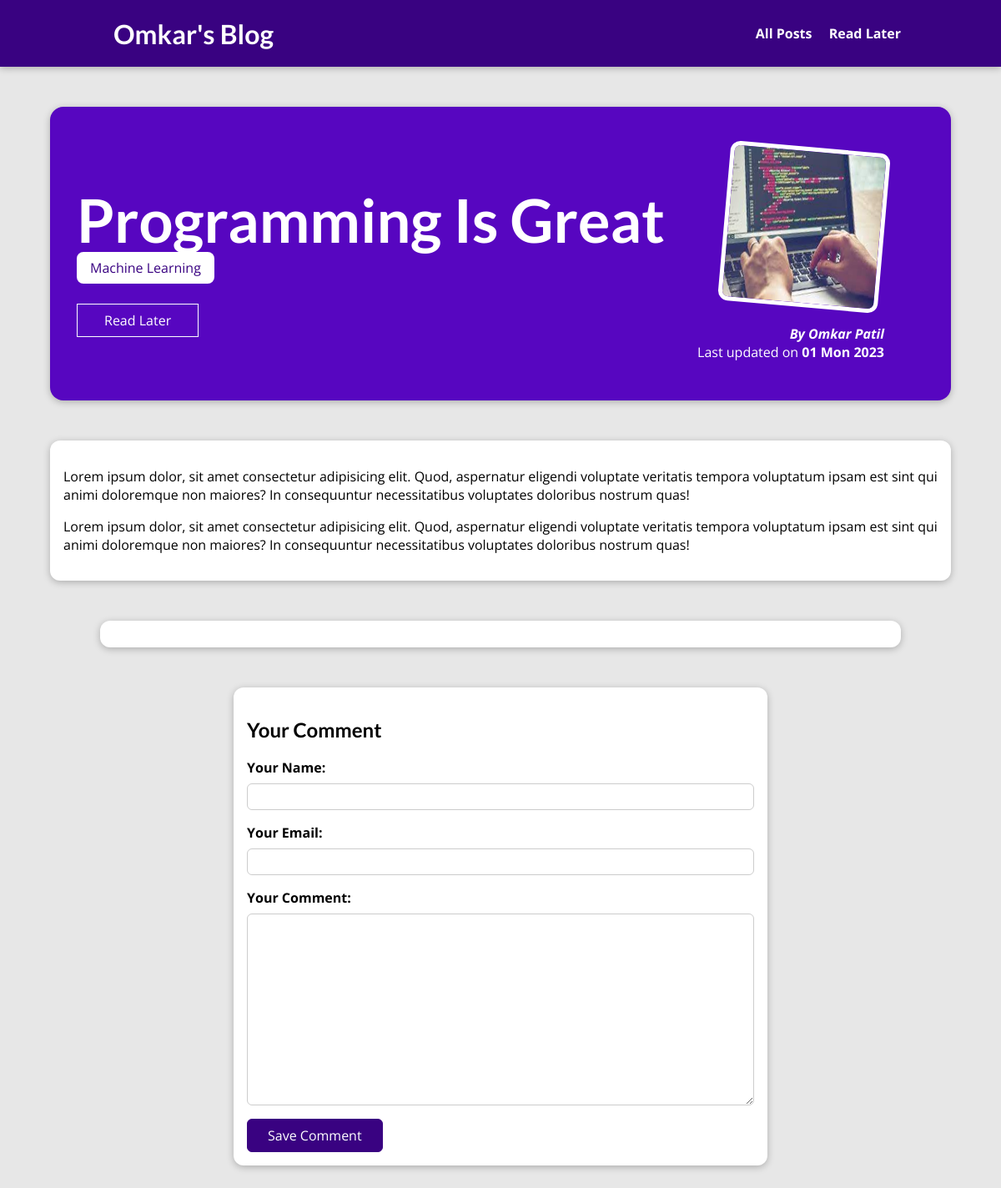
Page /posts/programming on the committed database.
### blog/models.py (models this page shows, shortened)
class Posts(models.Model):
    title = models.CharField(max_length=150)
    excerpt = models.CharField(max_length=200)
    image = models.ImageField(upload_to='posts', null=True)
    date = models.DateField(auto_now=True)
    slug = models.SlugField(unique=True, db_index=True)
    content = models.TextField(validators=[MinLengthValidator(10)])
    author = models.ForeignKey(
        Author, on_delete=models.SET_NULL, related_name='posts', null=True)
    tag = models.ManyToManyField(Tag)

class Tag(models.Model):
    caption = models.CharField(max_length=20)

class Author(models.Model):
    first_name = models.CharField(max_length=150)
    last_name = models.CharField(max_length=150)
    email_address = models.EmailField()
    def __str__(self):
        return f'{self.first_name} {self.last_name}'

### blog/views.py (the view, shortened to what this page needs)
# urls.py: path('posts/<slug:slug>', views.SinglePostView.as_view(),
class SinglePostView(View):
    def is_stored_post(self, request, post_id):
        stored_posts = request.session.get('stored_posts')
        if stored_posts is not None:
            is_saved_for_later = post_id in stored_posts
        else:
            is_saved_for_later = False
        return is_saved_for_later
    def get(self, request, slug):
        post = Posts.objects.get(slug=slug)
        context = {
            'post': post,
            'post_tags': post.tag.all(),
            'comment_form': CommentForm(),
            'comments': post.comments.all().order_by('-id'),
            'saved_for_later': self.is_stored_post(request, post.id)
        }
        return render(request, 'blog/post-detail.html', context)

### blog/forms.py
class CommentForm(forms.ModelForm):
    class Meta:
        model = Comment
        exclude = ['post']
        labels = {
            'user_name': 'Your Name',
            'user_email': 'Your Email',
            'text': 'Your Comment',
        }
        error_messages = {
            'user_name': {
                'required': 'Your name must not be empty',
                'max_length': 'Please enter shorter length'
            }
        }

### blog/templates/blog/post-detail.html (shortened to what this page needs)
{% extends 'base.html' %}
{% load static %}
{% block css_files %}
 <link rel="stylesheet" href="{% static 'blog/post-detail.css' %}" />
{% endblock %}
{% block content %}
 <section id="summary">
  <h2>{{post.title}}</h2>
  <div>
    {% for tag in post_tags %}
      <span class="tag">{{ tag.caption }}</span>
    {% endfor %}
  </div>
<div id="read-later">
  <form action="{% url 'read-later'%}" method="POST">
    <button>
      {% if saved_for_later %}
        Remove from 'Read Later' list
      {% else %}
        Read Later
      {% endif %}
    </button>
  </form>
</div>
  <article>
    <img src="{{ post.image.url }}" alt="{{post.title}}" />
    <address>By <a href='mailto:{{ post.author.email_address }}'>{{post.author}}</a></address>
    <div>
      Last updated on <time>{{post.date| date:'d D Y'}}</time>
    </div>
  </article>
 </section>
 <main>
  <p>
    {{post.content|linebreaks}}
  </p>
 </main>
 <section id="comments">
 </section>
 <section id="comment-form">
  <h2>Your Comment</h2>
  <form action="{% url 'post-detail-page' post.slug %}" method="POST" >
    {% for form_field in comment_form %}
      <div class="form-control {% if form_field.errors %}invalid{% endif %}">
        {{ form_field.label_tag }}
        {{ form_field}}
      </div>
    {% endfor %}
    <button>Save Comment</button>
  </form>
 </section>
{% endblock %}

### static/styles.css (style rules this page uses)
* { box-sizing: border-box; }
html { font-family: 'Open Sans', 'Lato', sans-serif; }
body { margin: 0; }
h1, h2, h3 { font-family: 'Lato', sans-serif; font-weight: bold; }

### blog/static/blog/post-detail.css (style rules this page uses)
body { background-color: #e7e7e7; }
#summary { margin: 8rem auto 3rem auto; padding: 2rem; width: 90%; max-width: 90rem; border-radius: 16px; background-color: #5706c0; position: relative; box-shadow: 0 2px 8px rgba(0, 0, 0, 0.25); height: 22rem; }
#summary h2 { color: white; font-size: 4.5rem; margin-bottom: 0.25rem; }
#summary article { position: absolute; top: 2rem; right: 3rem; padding: 1rem 2rem; border-radius: 12px; text-align: right; color: white; }
#summary article img { width: 12rem; height: 12rem; border-radius: 12px; transform: rotateZ(5deg); border: 5px solid white; margin-bottom: 1rem; }
#summary address { font-weight: bold; }
#summary a { color: white; text-decoration: none; }
#summary time { font-weight: bold; }
#read-later { margin: 2rem 0; }
#read-later button { background-color: transparent; border: 1px solid white; padding: 0.5rem 2rem; font: inherit; color: white; cursor: pointer; }
main { width: 90%; max-width: 90rem; margin: 3rem auto; background-color: white; padding: 1rem; border-radius: 12px; box-shadow: 0 2px 8px rgba(0, 0, 0, 0.25); }
.tag { background-color: white; color: #390281; padding: 0.5rem 1rem; border-radius: 8px; }
#comment-form { margin: 3rem auto; width: 90%; max-width: 40rem; border-radius: 12px; background-color: white; box-shadow: 0 2px 8px rgba(0, 0, 0, 0.25); padding: 1rem; }
#comment-form button { font: inherit; background-color: #390281; color: white; border: 1px solid #390281; padding: 0.5rem 1.5rem; border-radius: 6px; cursor: pointer; }
.form-control { margin-bottom: 1rem; }
.form-control label { font-weight: bold; margin-bottom: 0.5rem; display: block; }
.form-control input, .form-control textarea { display: block; width: 100%; font: inherit; padding: 0.25rem; border-radius: 6px; border: 1px solid #ccc; }
#comments { margin: 3rem auto; width: 90%; max-width: 60rem; border-radius: 12px; background-color: white; box-shadow: 0 2px 8px rgba(0, 0, 0, 0.25); padding: 1rem 2rem; }

### rows in the picture
Posts: title "Programming Is Great", image (picture), author "Omkar Patil", date "01 Mon 2023", content "Lorem ipsum dolor, sit amet consectetur adipisicing elit. Quod, aspernatur eligendi voluptate veritatis tempora voluptatum ipsam est sint qui animi doloremque non maiores? In consequuntur necessitatibus voluptates doloribus nostrum quas! Lorem ipsum dolor, sit amet consectetur adipisicing elit. Quod, aspernatur eligendi voluptate veritatis tempora voluptatum ipsam est sint qui animi doloremque non maiores? In consequuntur necessitatibus voluptates doloribus nostrum quas!"
Tag: caption "Machine Learning"
